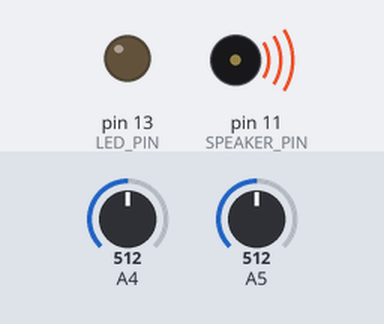
The sketch below on a simulated Arduino Uno, built with avr-gcc and run on an emulated ATmega328P. On the bench: output pins drawn as LEDs (lit = HIGH), buzzer (waves = sounding). Dashed ring = blinking. Inputs (shaded band) come from the test bench; at power-on: A5 = 512, A4 = 512. Random numbers use the default seed unless the sketch sets one.

Above: at 1.8 s.
1.9 s: A5 set to 445
4.2 s: A5 set to 416
At 6.9 s:
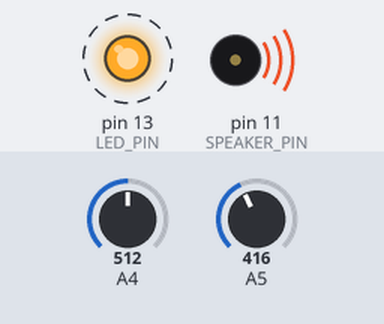
8.3 s: A4 set to 0
11.8 s: A4 set to 511
At 14.6 s:
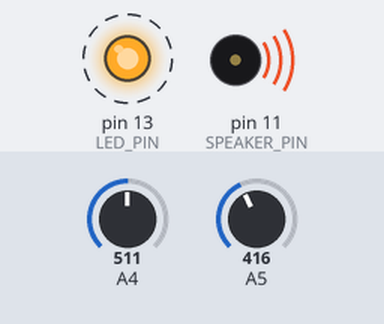
15.9 s: A4 set to 306
Timing chart, 0 to 20.4 s (numbered marks = the images above; inputs shaded):
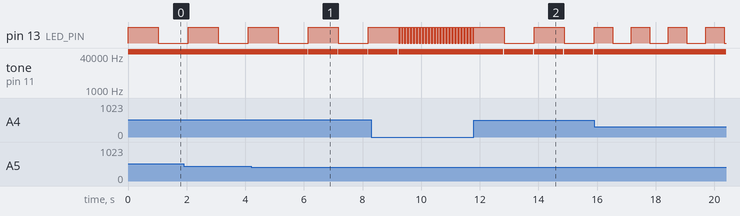

The sketch:

Sample_Drum.ino
```cpp
// Drum sample //

#define SAMPLE_RATE 22050
#define SIZE 256
#define LED_PIN     13
#define LED_PORT    PORTB
#define LED_BIT     5
#define SPEAKER_PIN 11

  const byte kick[SIZE] = {127, 80, 42, 5, 165, 242, 241, 233, 128, 73, 48, 22, 127, 69, 55, 113, 151, 183, 209, 217, 223, 228, 233, 215, 161, 117, 91, 76, 65, 49, 37, 31, 31, 48, 83, 120, 146, 166, 183, 198, 206, 210, 209, 199, 178, 145, 111, 88, 78, 73, 69, 67, 72, 80, 88, 97, 109, 124, 137, 150, 163, 171, 174, 172, 168, 160, 144, 125, 114, 110, 108, 104, 104, 106, 109, 110, 112, 117, 124, 129, 135, 142, 145, 145, 143, 140, 137, 132, 128, 125, 122, 119, 118, 119, 119, 119, 118, 118, 120, 124, 126, 129, 132, 135, 137, 137, 135, 132, 131, 130, 129, 128, 126, 126, 124, 123, 121, 120, 120, 122, 123, 124, 126, 128, 129, 130, 130, 131, 131, 131, 130, 130, 130, 129, 129, 128, 126, 125, 125, 124, 124, 124, 124, 125, 126, 126, 128, 128, 128, 129, 129, 129, 129, 129, 128, 128, 128, 128, 126, 126, 126, 126, 126, 126, 126, 126, 126, 128, 127, 126, 128, 128, 128, 128, 128, 128, 128, 128, 126, 126, 126, 126, 126, 126, 126, 126, 128, 128, 128, 128, 128, 128, 128, 128, 128, 128, 128, 128, 128, 126, 126, 126, 126, 126, 126, 126, 126, 126, 126, 128, 128, 128, 128, 128, 128, 128, 128, 128, 128, 128, 128, 128, 126, 126, 126, 126, 126, 126, 126, 126, 126, 126, 126, 126, 126, 128, 128, 128, 128, 128, 128, 128, 128, 128, 128, 128, 126, 126, 126, 126, 126, 126, 126, 126, 126, 126};
  const byte snare[SIZE] = {127, 215, 65, 212, 56, 102, 135, 122, 51, 201, 220, 46, 175, 80, 152, 95, 123, 116, 184, 155, 59, 122, 100, 161, 143, 173, 101, 155, 97, 73, 112, 98, 176, 96, 140, 77, 134, 109, 132, 149, 112, 149, 97, 161, 98, 151, 98, 155, 149, 112, 157, 103, 133, 106, 167, 97, 166, 108, 129, 124, 136, 146, 124, 136, 129, 150, 94, 130, 105, 141, 146, 128, 129, 99, 150, 121, 141, 99, 142, 116, 131, 114, 118, 143, 127, 143, 115, 144, 120, 137, 109, 129, 131, 139, 129, 113, 144, 119, 145, 117, 135, 129, 134, 136, 124, 130, 130, 139, 121, 136, 121, 132, 128, 127, 126, 122, 130, 126, 138, 120, 136, 122, 131, 123, 130, 128, 127, 128, 118, 132, 125, 131, 122, 131, 125, 131, 122, 126, 128, 126, 129, 121, 129, 123, 132, 129, 127, 131, 123, 128, 125, 130, 123, 131, 123, 128, 131, 129, 128, 126, 125, 124, 131, 121, 124, 129, 130, 126, 124, 126, 127, 130, 125, 126, 128, 126, 128, 126, 126, 126, 126, 125, 128, 126, 126, 126, 126, 126, 126, 125, 128, 126, 126, 126, 126, 126, 126, 126, 126, 128, 128, 126, 128, 126, 127, 126, 128, 125, 127, 128, 128, 126, 126, 128, 126, 126, 128, 128, 128, 128, 128, 126, 128, 126, 126, 128, 128, 126, 126, 128, 128, 126, 126, 127, 126, 128, 126, 126, 128, 128, 128, 126, 126, 126, 128, 128, 126, 126, 126, 128, 128, 126, 128, 128, 126, 126};
  const byte hat[SIZE] = {127, 128, 225, 217, 99, 38, 61, 153, 152, 144, 133, 73, 122, 144, 65, 188, 87, 170, 164, 111, 122, 151, 114, 88, 174, 77, 140, 92, 122, 141, 156, 124, 121, 123, 126, 133, 132, 139, 119, 120, 127, 141, 130, 122, 129, 127, 132, 121, 139, 118, 130, 131, 129, 132, 130, 134, 126, 128, 130, 126, 122, 132, 129, 127, 131, 126, 128, 127, 126, 125, 127, 125, 128, 125, 128, 128, 127, 127, 126, 127, 128, 128, 128, 127, 127, 127, 127, 127, 128, 127, 127, 126, 127, 127, 128, 127, 128, 126, 127, 128, 127, 127, 127, 127, 127, 127, 127, 127, 127, 127, 127, 127, 127, 127, 127, 127, 127, 128, 127, 127, 127, 127, 127, 127, 127, 127, 127, 127, 127, 127, 127, 127, 127, 127, 127, 127, 127, 127, 127, 127, 127, 128, 128, 126, 126, 128, 127, 126, 127, 126, 127, 127, 126, 127, 126, 127, 127, 127, 127, 127, 126, 127, 127, 127, 126, 127, 127, 127, 127, 127, 127, 127, 127, 127, 127, 126, 126, 126, 127, 127, 127, 126, 127, 127, 127, 126, 127, 127, 126, 127, 127, 127, 127, 127, 127, 126, 126, 126, 126, 126, 126, 126, 127, 127, 126, 127, 126, 126, 127, 126, 127, 126, 126, 126, 126, 126, 126, 126, 127, 127, 126, 127, 127, 127, 127, 126, 126, 127, 127, 127, 126, 127, 126, 127, 127, 127, 127, 127, 126, 126, 127, 127, 126, 127, 127, 127, 127, 126, 127, 127, 127, 127, 127, 127, 127, 127};
  const byte crash[SIZE] = {127, 128, 225, 217, 99, 38, 61, 153, 152, 144, 133, 73, 122, 144, 65, 188, 87, 170, 164, 111, 122, 151, 114, 88, 174, 77, 140, 92, 122, 141, 156, 124, 121, 123, 126, 133, 132, 139, 119, 120, 127, 141, 130, 122, 129, 127, 132, 121, 139, 118, 130, 131, 129, 132, 130, 134, 126, 128, 130, 126, 122, 132, 129, 127, 131, 126, 128, 127, 126, 125, 127, 125, 128, 125, 128, 128, 127, 127, 126, 127, 128, 128, 128, 127, 127, 127, 127, 127, 128, 127, 127, 126, 127, 127, 128, 127, 128, 126, 127, 128, 127, 127, 127, 127, 127, 127, 127, 127, 127, 127, 127, 127, 127, 127, 127, 127, 127, 128, 127, 127, 127, 127, 127, 127, 127, 127, 127, 127, 127, 127, 127, 127, 127, 127, 127, 127, 127, 127, 127, 127, 127, 128, 128, 126, 126, 128, 127, 126, 127, 126, 127, 127, 126, 127, 126, 127, 127, 127, 127, 127, 126, 127, 127, 127, 126, 127, 127, 127, 127, 127, 127, 127, 127, 127, 127, 126, 126, 126, 127, 127, 127, 126, 127, 127, 127, 126, 127, 127, 126, 127, 127, 127, 127, 127, 127, 126, 126, 126, 126, 126, 126, 126, 127, 127, 126, 127, 126, 126, 127, 126, 127, 126, 126, 126, 126, 126, 126, 126, 127, 127, 126, 127, 127, 127, 127, 126, 126, 127, 127, 127, 126, 127, 126, 127, 127, 127, 127, 127, 126, 126, 127, 127, 126, 127, 127, 127, 127, 126, 127, 127, 127, 127, 127, 127, 127, 127};

  int out;
  uint16_t cnt,tmp;
  int bound;
  bool trig = false;
  int type = false;
  int tempo;

ISR(TIMER1_COMPA_vect) {

  OCR2A = 0xff & out;

  if (type == 0) out = kick[cnt];
  if (type == 1) out = snare[cnt];
  if (type == 2) out = hat[cnt];
  if (type == 3) out = crash[cnt];

  if (trig) { trig = false; cnt = 0; }

  if (tmp >= bound) { cnt++; tmp = 0; }

  if(cnt >= SIZE) { trig = false; out = 0; }

  tmp++;

}

void startPlayback()
{
    pinMode(SPEAKER_PIN, OUTPUT);
    pinMode(LED_PIN, OUTPUT);

    ASSR &= ~(_BV(EXCLK) | _BV(AS2));

    TCCR2A |= _BV(WGM21) | _BV(WGM20);
    TCCR2B &= ~_BV(WGM22);

    TCCR2A = (TCCR2A | _BV(COM2A1)) & ~_BV(COM2A0);
    TCCR2A &= ~(_BV(COM2B1) | _BV(COM2B0));

    TCCR2B = (TCCR2B & ~(_BV(CS12) | _BV(CS11))) | _BV(CS10);

    OCR2A = 0;

    cli();

    TCCR1B = (TCCR1B & ~_BV(WGM13)) | _BV(WGM12);
    TCCR1A = TCCR1A & ~(_BV(WGM11) | _BV(WGM10));

    TCCR1B = (TCCR1B & ~(_BV(CS12) | _BV(CS11))) | _BV(CS10);

    OCR1A = F_CPU / SAMPLE_RATE;

    TIMSK1 |= _BV(OCIE1A);

    sei();

}

void stopPlayback()
{

    TIMSK1 &= ~_BV(OCIE1A);

    TCCR1B &= ~_BV(CS10);
    TCCR2B &= ~_BV(CS10);

    digitalWrite(SPEAKER_PIN, LOW);
}


void setup() {

  startPlayback();

}


void loop() {

  LED_PORT ^= 1 << LED_BIT;

  trig = true;

  type = random(0, 4);

 // bound = random(9, 17);
 bound = map(analogRead(5),0, 1023, 9, 200);
 tempo = map(analogRead(4),0, 1023, 50, 2000);
 delay(tempo);

}
```

Measured:
- the behaviour switches between 429 and 428 on A5 (found by bisection; images 0 and 1)
- after the input at 4.2 s, tone on pin 11 (SPEAKER_PIN): alternates 62500 Hz for 1.0 s and silent for 0.03 s, starting after 1.9 s
- after the input at 11.8 s, tone on pin 11 (SPEAKER_PIN): alternates 62500 Hz for 1.0 s and silent for 0.03 s, starting after 1.0 s
- by itself, pin 13 (LED_PIN): alternates HIGH for 0.63 s and LOW for 0.63 s
